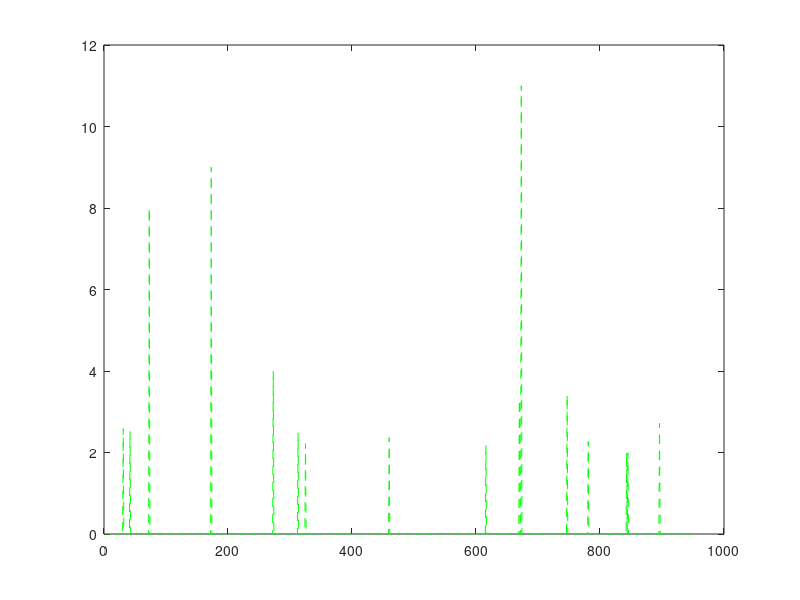
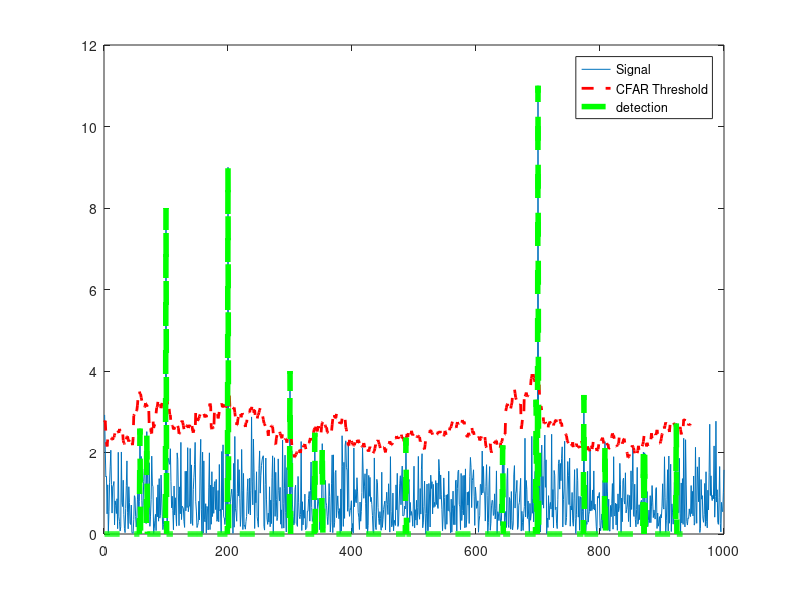

These figures' MATLAB source, in order:
% Implement 1D CFAR using lagging cells on the given noise and target scenario.

% Define the number of training cells and guard cells
% Start sliding the window one cell at a time across the complete FFT 1D array. Total window size should be: 2(T+G)+CUT
% For each step, sum the signal (noise) within all the leading or lagging training cells
% Average the sum to determine the noise threshold
% Using an appropriate offset value scale the threshold
% Now, measure the signal in the CUT, which is T+G+1 from the window starting point
% Compare the signal measured in 5 against the threshold measured in 4
% If the level of signal measured in CUT is smaller than the threshold measured, then assign 0 value to the signal within CUT.

% Close and delete all currently open figures
close all;
% Data_points
Ns = 1000;
% Generate random noise
s=abs(randn(Ns,1));
%Targets location. Assigning bin 100, 200, 300 and 700 as Targets with the amplitudes of 8, 9, 4, 11.
tar = [100 ,200, 300, 700];
s(tar)=[8 9 4 11];
%plot the output
%plot(s);
% TODO: Apply CFAR to detect the targets by filtering the noise.
% 1. Define the following:
% 1a. Training Cells
% 1b. Guard Cells 
T = 25;
G = 2;
% Offset : Adding room above noise threshold for desired SNR 
offset=3;

% Vector to hold threshold values 
threshold_cfar = [];

%Vector to hold final signal after thresholding
signal_cfar = [];

% 2. Slide window across the signal length
for i = 1:(Ns-2*(G+T))

    CutIndex = i+G+T;
    LagTraningIndex = i:1:i+T-1;
    LeadTraningIndex = CutIndex+G+1:1:CutIndex+G+T;
    treshold_index = [ LagTraningIndex LeadTraningIndex ];    
    % 2. - 5. Determine the noise threshold by measuring it within the training cells
    threshold = sum(s(treshold_index))/(2*T);
    %Multiply the treshold with an offset
    threshold = threshold*offset;    
    % 6. Measuring the signal within the CUT
    signal = s(CutIndex);
    % 8. Filter the signal above the threshold
    if (s(CutIndex)<threshold)        
        signal = 0;
    end
    %Construct the signal and the treashold
    threshold_cfar = [threshold_cfar {threshold}];
    signal_cfar = [signal_cfar, {signal}];
end

% plot the filtered signal
plot (cell2mat(signal_cfar),'g--');

% plot original sig, threshold and filtered signal within the same figure.
figure,plot(s);
hold on,plot(cell2mat(circshift(threshold_cfar,G)),'r--','LineWidth',2)
hold on, plot (cell2mat(circshift(signal_cfar,(T+G))),'g--','LineWidth',4);
legend('Signal','CFAR Threshold','detection')